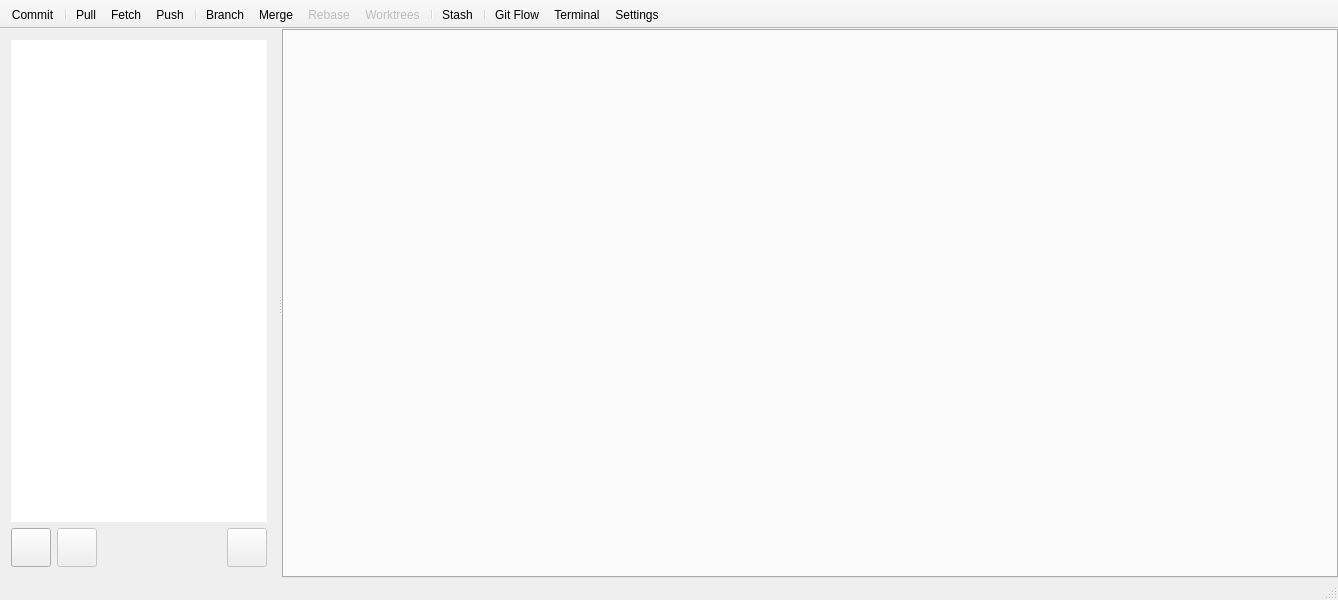
<?xml version="1.0" encoding="UTF-8"?>
<ui version="4.0">
 <class>QGitMasterMainWindow</class>
 <widget class="QMainWindow" name="QGitMasterMainWindow">
  <property name="geometry">
   <rect>
    <x>0</x>
    <y>0</y>
    <width>1338</width>
    <height>600</height>
   </rect>
  </property>
  <property name="windowTitle">
   <string>Git Master</string>
  </property>
  <property name="windowIcon">
   <iconset resource="../resource.qrc">
    <normaloff>:/images/window_icon.svg</normaloff>:/images/window_icon.svg</iconset>
  </property>
  <widget class="QWidget" name="centralWidget">
   <layout class="QVBoxLayout" name="verticalLayout">
    <property name="leftMargin">
     <number>0</number>
    </property>
    <property name="topMargin">
     <number>0</number>
    </property>
    <property name="rightMargin">
     <number>0</number>
    </property>
    <property name="bottomMargin">
     <number>0</number>
    </property>
    <item>
     <widget class="QSplitter" name="splitter">
      <property name="orientation">
       <enum>Qt::Orientation::Horizontal</enum>
      </property>
      <widget class="QWidget" name="layoutWidget">
       <layout class="QGridLayout" name="gridLayout">
        <item row="1" column="2">
         <spacer name="horizontalSpacer">
          <property name="orientation">
           <enum>Qt::Orientation::Horizontal</enum>
          </property>
          <property name="sizeHint" stdset="0">
           <size>
            <width>40</width>
            <height>20</height>
           </size>
          </property>
         </spacer>
        </item>
        <item row="1" column="3">
         <widget class="QToolButton" name="toolButton_RepositorySettings">
          <property name="enabled">
           <bool>false</bool>
          </property>
          <property name="toolTip">
           <string>Repository Settings</string>
          </property>
          <property name="icon">
           <iconset resource="../resource.qrc">
            <normaloff>:/images/database_settings.svg</normaloff>:/images/database_settings.svg</iconset>
          </property>
          <property name="iconSize">
           <size>
            <width>32</width>
            <height>32</height>
           </size>
          </property>
         </widget>
        </item>
        <item row="1" column="0">
         <widget class="QToolButton" name="toolButton_NewRepository">
          <property name="toolTip">
           <string>Clone / New</string>
          </property>
          <property name="icon">
           <iconset resource="../resource.qrc">
            <normaloff>:/images/database_add.svg</normaloff>:/images/database_add.svg</iconset>
          </property>
          <property name="iconSize">
           <size>
            <width>32</width>
            <height>32</height>
           </size>
          </property>
         </widget>
        </item>
        <item row="0" column="0" colspan="4">
         <widget class="QGitRepoTreeWidget" name="treeWidget">
          <property name="frameShape">
           <enum>QFrame::Shape::NoFrame</enum>
          </property>
          <property name="verticalScrollMode">
           <enum>QAbstractItemView::ScrollMode::ScrollPerPixel</enum>
          </property>
          <attribute name="headerVisible">
           <bool>false</bool>
          </attribute>
         </widget>
        </item>
        <item row="1" column="1">
         <widget class="QToolButton" name="toolButton_RemoveItem">
          <property name="enabled">
           <bool>false</bool>
          </property>
          <property name="toolTip">
           <string>Delete Item</string>
          </property>
          <property name="icon">
           <iconset resource="../resource.qrc">
            <normaloff>:/images/remove.svg</normaloff>:/images/remove.svg</iconset>
          </property>
          <property name="iconSize">
           <size>
            <width>32</width>
            <height>32</height>
           </size>
          </property>
         </widget>
        </item>
       </layout>
      </widget>
      <widget class="QTabWidget" name="tabWidget">
       <property name="sizePolicy">
        <sizepolicy hsizetype="Expanding" vsizetype="Expanding">
         <horstretch>1</horstretch>
         <verstretch>0</verstretch>
        </sizepolicy>
       </property>
       <property name="tabsClosable">
        <bool>true</bool>
       </property>
      </widget>
     </widget>
    </item>
   </layout>
  </widget>
  <widget class="QMenuBar" name="menuBar">
   <property name="geometry">
    <rect>
     <x>0</x>
     <y>0</y>
     <width>1338</width>
     <height>23</height>
    </rect>
   </property>
  </widget>
  <widget class="QToolBar" name="mainToolBar">
   <property name="movable">
    <bool>false</bool>
   </property>
   <property name="iconSize">
    <size>
     <width>32</width>
     <height>32</height>
    </size>
   </property>
   <property name="toolButtonStyle">
    <enum>Qt::ToolButtonStyle::ToolButtonTextUnderIcon</enum>
   </property>
   <property name="floatable">
    <bool>false</bool>
   </property>
   <attribute name="toolBarArea">
    <enum>TopToolBarArea</enum>
   </attribute>
   <attribute name="toolBarBreak">
    <bool>false</bool>
   </attribute>
   <addaction name="actionCommit"/>
   <addaction name="separator"/>
   <addaction name="actionPull"/>
   <addaction name="actionFetch"/>
   <addaction name="actionPush"/>
   <addaction name="separator"/>
   <addaction name="actionBranch"/>
   <addaction name="actionMerge"/>
   <addaction name="actionRebase"/>
   <addaction name="actionWorktrees"/>
   <addaction name="separator"/>
   <addaction name="actionStash"/>
   <addaction name="separator"/>
   <addaction name="actionGit_Flow"/>
   <addaction name="actionTerminal"/>
   <addaction name="actionSettings"/>
  </widget>
  <widget class="QStatusBar" name="statusBar"/>
  <action name="actionCommit">
   <property name="icon">
    <iconset resource="../resource.qrc">
     <normaloff>:/toolbar/commit</normaloff>:/toolbar/commit</iconset>
   </property>
   <property name="text">
    <string>Commit</string>
   </property>
  </action>
  <action name="actionStash">
   <property name="icon">
    <iconset resource="../resource.qrc">
     <normaloff>:/toolbar/stash</normaloff>:/toolbar/stash</iconset>
   </property>
   <property name="text">
    <string>Stash</string>
   </property>
  </action>
  <action name="actionFetch">
   <property name="icon">
    <iconset resource="../resource.qrc">
     <normaloff>:/toolbar/fetch</normaloff>:/toolbar/fetch</iconset>
   </property>
   <property name="text">
    <string>Fetch</string>
   </property>
  </action>
  <action name="actionPull">
   <property name="icon">
    <iconset resource="../resource.qrc">
     <normaloff>:/toolbar/pull</normaloff>:/toolbar/pull</iconset>
   </property>
   <property name="text">
    <string>Pull</string>
   </property>
  </action>
  <action name="actionPush">
   <property name="icon">
    <iconset resource="../resource.qrc">
     <normaloff>:/toolbar/push</normaloff>:/toolbar/push</iconset>
   </property>
   <property name="text">
    <string>Push</string>
   </property>
  </action>
  <action name="actionBranch">
   <property name="icon">
    <iconset resource="../resource.qrc">
     <normaloff>:/toolbar/branch</normaloff>:/toolbar/branch</iconset>
   </property>
   <property name="text">
    <string>Branch</string>
   </property>
  </action>
  <action name="actionMerge">
   <property name="icon">
    <iconset resource="../resource.qrc">
     <normaloff>:/toolbar/merge</normaloff>:/toolbar/merge</iconset>
   </property>
   <property name="text">
    <string>Merge</string>
   </property>
  </action>
  <action name="actionRebase">
   <property name="enabled">
    <bool>false</bool>
   </property>
   <property name="icon">
    <iconset resource="../resource.qrc">
     <normaloff>:/toolbar/rebase</normaloff>:/toolbar/rebase</iconset>
   </property>
   <property name="text">
    <string>Rebase</string>
   </property>
  </action>
  <action name="actionWorktrees">
   <property name="enabled">
    <bool>false</bool>
   </property>
   <property name="icon">
    <iconset resource="../resource.qrc">
     <normaloff>:/toolbar/worktrees</normaloff>:/toolbar/worktrees</iconset>
   </property>
   <property name="text">
    <string>Worktrees</string>
   </property>
  </action>
  <action name="actionGit_Flow">
   <property name="icon">
    <iconset resource="../resource.qrc">
     <normaloff>:/toolbar/git_flow</normaloff>:/toolbar/git_flow</iconset>
   </property>
   <property name="text">
    <string>Git Flow</string>
   </property>
  </action>
  <action name="actionTerminal">
   <property name="icon">
    <iconset resource="../resource.qrc">
     <normaloff>:/toolbar/terminal</normaloff>:/toolbar/terminal</iconset>
   </property>
   <property name="text">
    <string>Terminal</string>
   </property>
  </action>
  <action name="actionSettings">
   <property name="icon">
    <iconset resource="../resource.qrc">
     <normaloff>:/toolbar/settings</normaloff>:/toolbar/settings</iconset>
   </property>
   <property name="text">
    <string>Settings</string>
   </property>
  </action>
 </widget>
 <layoutdefault spacing="6" margin="11"/>
 <customwidgets>
  <customwidget>
   <class>QGitRepoTreeWidget</class>
   <extends>QTreeWidget</extends>
   <header>qgitrepotreewidget.h</header>
  </customwidget>
 </customwidgets>
 <resources>
  <include location="../resource.qrc"/>
 </resources>
 <connections/>
</ui>
